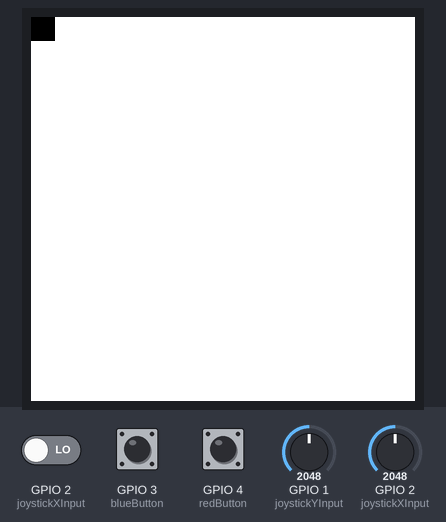
This sketch was run on a simulated ESP32-S3. On the bench: 128×128 colour display. The inputs (shaded band) are chosen by the test bench; at power-on: GPIO 3 (blueButton) HIGH, GPIO 1 (joystickYInput) = 2048, GPIO 2 (joystickXInput) = 2048, GPIO 2 (joystickXInput) LOW, GPIO 4 (redButton) HIGH.

Above: at 1.3 s.
1.4 s: GPIO 3 (blueButton) pulled LOW for 1 s
At 2.8 s:
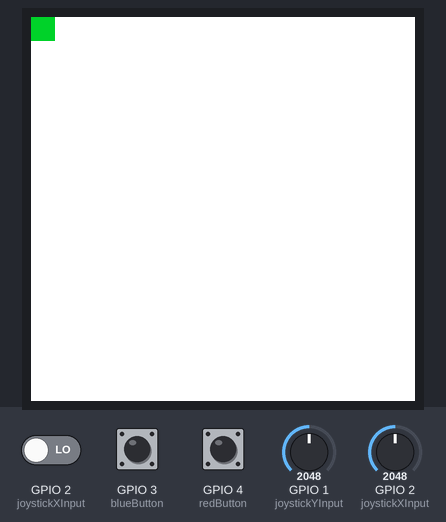
3.9 s: GPIO 1 (joystickYInput) set to 0
At 4.05 s:
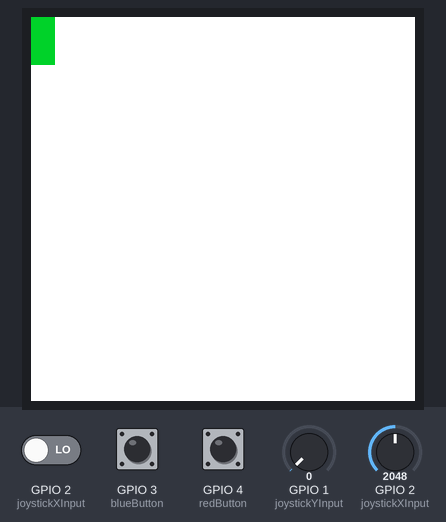
5.5 s: GPIO 3 (blueButton) pulled LOW for 0.15 s
At 6.8 s:
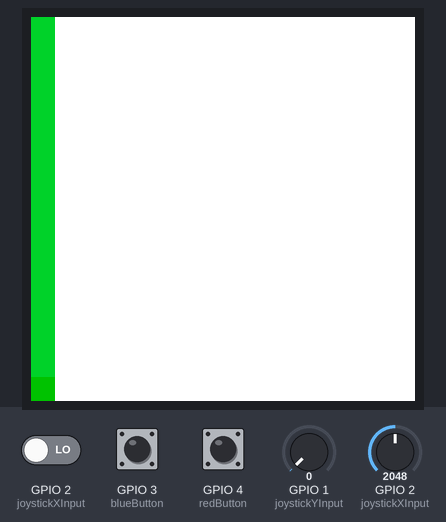
7.1 s: GPIO 2 (joystickXInput) set to 0
At 7.25 s:
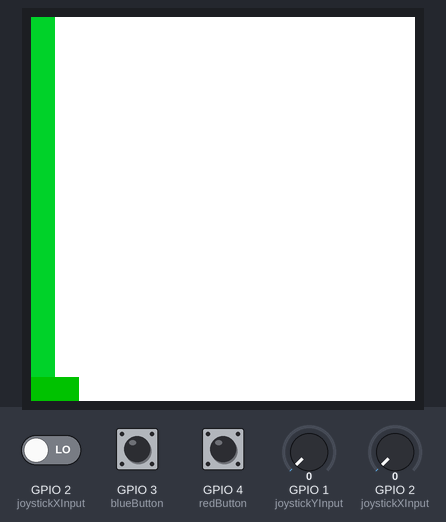
8.7 s: GPIO 3 (blueButton) pulled LOW for 0.15 s
At 9.5 s:
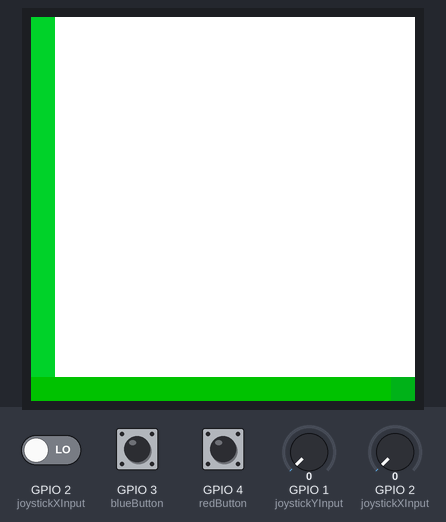
10.3 s: GPIO 1 (joystickYInput) set to 1228
At 12.6 s:
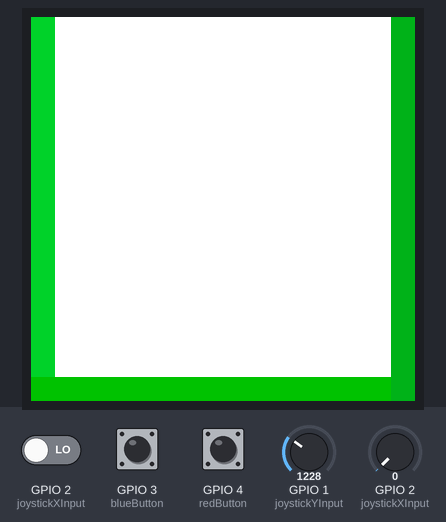
Timing chart, 0 to 12.9 s (numbered marks = the images above; inputs shaded):
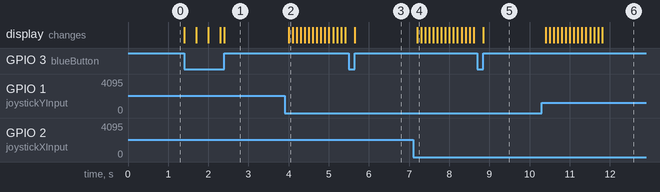

Measured:
- after the input at 1.4 s, the display: first changes at once (image 1 shows a later state)
- after the input at 3.9 s, the display: changes after 0.10 s (image 2)
- after the input at 5.5 s, the display: changes after 0.15 s (image 3)
- after the input at 7.1 s, the display: changes after 0.10 s (image 4)
- after the input at 8.7 s, the display: changes after 0.15 s (image 5)
- after the input at 10.3 s, the display: first changes after 0.10 s (image 6 shows a later state)

The sketch:

project1mini.ino
```cpp
#include <Adafruit_GFX.h>    // Core graphics library
#include <Adafruit_ST7735.h> // Hardware-specific library for ST7735

#if defined(ARDUINO_FEATHER_ESP32) // Feather Huzzah32
#define TFT_CS 14
#define TFT_RST 15
#define TFT_DC 32

#elif defined(ESP8266)
#define TFT_CS 4
#define TFT_RST 16
#define TFT_DC 5

#else
// For the breakout board, you can use any 2 or 3 pins.
// These pins will also work for the 1.8" TFT shield.
#define TFT_CS 10
#define TFT_RST 9 // Or set to -1 and connect to Arduino RESET pin
#define TFT_DC 8
#endif

Adafruit_ST7735 tft = Adafruit_ST7735(TFT_CS, TFT_DC, TFT_RST);

struct vector2I
{
    int x;
    int y;
} joystick;
int joystickXRange[] = {0, 1023, -100, 100}, joystickYRange[] = {0, 1023, -100, 100}; // Ville möjligtvis göra någon typ av kalibrition om jag hade tid
#define joystickXInput A1
#define joystickYInput A0

uint16_t pixels[16][16];
uint16_t currentColor = 0;
uint8_t red = 0;
uint8_t green = 0;
uint8_t blue = 0;

uint8_t drawSize[] = {1, 1}; // {w, h}

vector2I cursor;

#define stickButton !digitalRead(7) // input-pullup flippar outputen true om man trycker false om man inte trycker
#define greenButton !digitalRead(2) // Input pullup gör så att man bara behöver kopla till ground och arduinon. ingen separat ström eller resistor behövs
#define blueButton !digitalRead(3)
#define redButton !digitalRead(4)

void setup()
{
    // sätter alla pixlar till vit
    for (int i = 0; i < 16; i++)
    {
        for (int j = 0; j < 16; j++)
        {
            pixels[i][j] = 0xFFFFF;
        }
    }

    pinMode(2, INPUT_PULLUP);       // greenButton
    pinMode(3, INPUT_PULLUP);       // blueButton
    pinMode(4, INPUT_PULLUP);       // redButton
    pinMode(7, INPUT_PULLUP);       // joystick button
    pinMode(joystickXInput, INPUT); // joystick X-axis
    pinMode(joystickYInput, INPUT); // joystick Y-axis

    tft.initR(INITR_144GREENTAB); // Init ST7735R chip, green tab
    tft.fillScreen(0xFFFFF);
}

void loop()
{
    calculateJoystickAxis(&joystick, analogRead(joystickXInput), analogRead(joystickYInput), joystickXRange, joystickYRange);

    /*
        Flyttar markören

        Den kan bara flyttas om man inte ändrar färg eller storlek

        Det hade varit bättre om det hanterades på samma sätt som färgändringen eller storleksöndringen
    */
    if (!redButton && !blueButton)
    {
        if (joystick.x <= -40 && cursor.x != 15)
        {
            resetCursor(&cursor, drawSize, 8, 8);
            cursor.x++;
            delay(100);
        }
        else if (joystick.x >= 40 && cursor.x != 0)
        {
            resetCursor(&cursor, drawSize, 8, 8);
            cursor.x--;
            delay(100);
        }
        if (joystick.y <= -40 && cursor.y != 15)
        {
            resetCursor(&cursor, drawSize, 8, 8);
            cursor.y++;
            delay(100);
        }
        else if (joystick.y >= 40 && cursor.y != 0)

        {
            resetCursor(&cursor, drawSize, 8, 8);
            cursor.y--;
            delay(100);
        }
    }

    if (greenButton)
        draw(cursor.x, cursor.y, 8, 8, drawSize, currentColor);

    // Ändra färg
    if (blueButton)
    {
        resetCursor(&cursor, drawSize, 8, 8); // Tror inte att markören behöver tas bort här
        if (redButton)
            red += -joystick.x / 20; // -100 <= x, y <= 100.
                                     // x, y / 20 blir ca mellan 0 och +-4
        else
            blue += -joystick.x / 20; // Overflow är intentional

        green += joystick.y / 20;
    }
    // Ändra storleken
    else if (redButton) // Man ska inte kunna öndra förg och storlek på samma gång
    {
        resetCursor(&cursor, drawSize, 8, 8);
        drawSize[0] += -joystick.x / 90; // -100 <= x, y <= 100.
        drawSize[1] += joystick.y / 90; // x, y / 90 avrundas till +-1
        // Om värdet delas med 100 finns det intet marginal för joysticken som kanske inte når upp hela vägen

        // Gör så att storleken inte kan bli större än skärmen
        if (drawSize[0] > 16)
            drawSize[0] = 16;
        else if (drawSize[0] == 0)
            drawSize[0] = 1;
        if (drawSize[1] > 16)
            drawSize[1] = 16;
        else if (drawSize[1] == 0)
            drawSize[1] = 1;

        delay(100);
    }

    // ändrar färgen. Hade kunnat flyttas in till färgändrings sectionen så att den inte körs även om färgen inte har ändrats
    currentColor = tft.color565(red, green, blue);
    drawCursor(&cursor, drawSize, 8, 8, currentColor);

    // Visar joystick värdena
    // tft.setCursor(0, 110);
    // tft.setTextColor(0, 0xFFFFF);
    // tft.print("x: " + (String)(joystick.x / 90) + " y: " + (String)(joystick.y / 90) + "                      ");
}

/*
    joystickAxis: pekare till variablen som ska ändras
    xInput: analogRead(x-pin)
    yInput: analogRead(y-pin)
    xRange, yRange: Hade kunnat hårdkodas för det här projectet. Jag ville från början göra så att man skulle kunna kalibrera styrspaken på något sätt
*/
void calculateJoystickAxis(vector2I *joystickAxis, int xInput, int yInput, int xRange[], int yRange[])
{
    if (xInput > 600 || xInput < 400) // gör att den inte tar in värden när den är stilla eller knapt rör sig
        joystickAxis->x = map(xInput, xRange[0], xRange[1], xRange[2], xRange[3]);
    else
        joystickAxis->x = 0;
    if (yInput > 600 || yInput < 400)
        joystickAxis->y = map(yInput, yRange[0], yRange[1], yRange[2], yRange[3]);
    else
        joystickAxis->y = 0;
}

/*
    x, y: position där det ska ritas
    xScale, yScale: skalan av (storleken på skörmen):(storleken av bilden) (storlek i pixlar)
    size: storleken av det som ska ritas
    color: färg som ska ritas
*/
void draw(uint8_t x, uint8_t y, uint8_t xScale, uint8_t yScale, uint8_t size[2], uint16_t color)
{
    tft.fillRect((x * xScale), (y * yScale), xScale * size[0], yScale * size[1], color);

    // sparar in det som har ritats
    for (int i = 0; i < size[0]; i++)
    {
        for (int j = 0; j < size[1]; j++)
        {
            pixels[i + x][j + y] = color;
        }
    }
}

/*
    position: markörens position
    size: markörens storlek
    scaleX, scaleY: skalan av (storleken på skörmen):(storleken av bilden) (storlek i pixlar) (borde nog ha kallat argumenten, som betyder/gör samma sak, samma sak på alla ställen)
    color: markörens färg
*/
void drawCursor(vector2I *position, uint8_t size[2], uint8_t scaleX, uint8_t scaleY, uint16_t color)
{
    tft.fillRect(position->x * scaleX, position->y * scaleY, size[0] * scaleX, size[1] * scaleY, color);
}

/*
    Tar bort markören genom att rita det på bilden som ska vara där markören är

    pos: markörens position
    size: markörens storlek
    scaleX, scaleY: skalan av (storleken på skörmen):(storleken av bilden) (storlek i pixlar)
*/
void resetCursor(vector2I *pos, uint8_t size[2], uint8_t scaleX, uint8_t scaleY)
{
    for (int i = 0; i < size[0]; i++)
    {
        for (int j = 0; j < size[1]; j++)
        {
            tft.fillRect((pos->x + i) * scaleX, (pos->y + j) * scaleY, scaleX, scaleY, pixels[pos->x + i][pos->y + j]);
        }
    }
}
```
